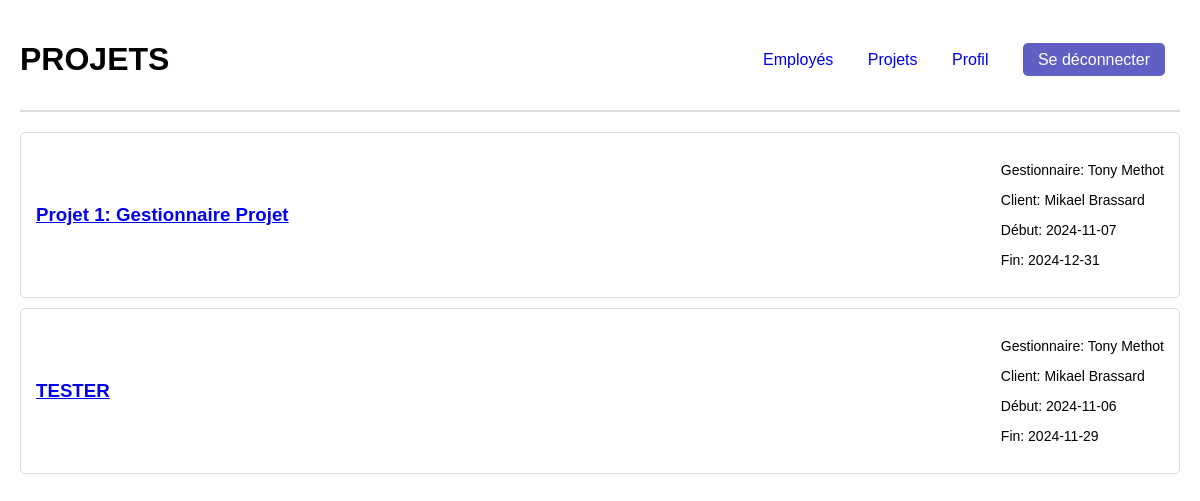
/listeProjets, run on an earlier commit of the app's database.
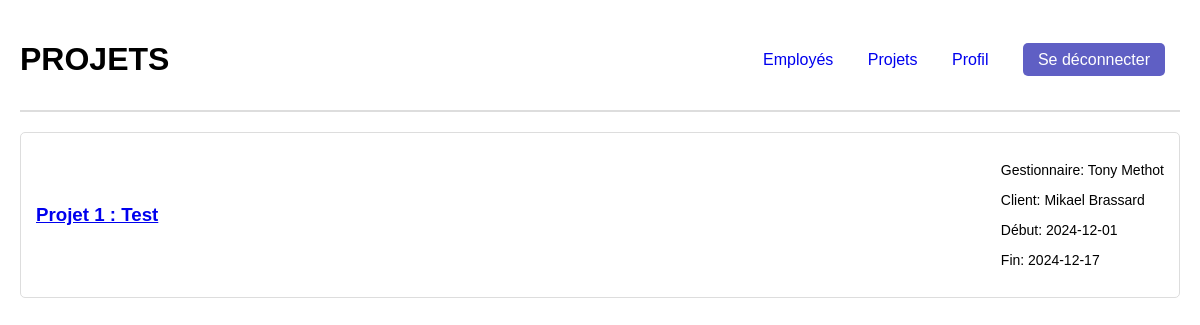
And on a later commit of the database.
### tables this page shows
CREATE TABLE Projet_proj (
    proj_id INTEGER PRIMARY KEY,
    proj_clnt_id INTEGER NOT NULL,
    proj_etat_etat INTEGER NOT NULL,
    proj_emp_id INTEGER NOT NULL,
    proj_nom TEXT NOT NULL,
    proj_dateDebut DATE,
    proj_dateFin DATE,
    proj_isTemplate BOOLEAN,
    FOREIGN KEY (proj_clnt_id) REFERENCES Client_clnt(clnt_id),
    FOREIGN KEY (proj_etat_etat) REFERENCES Etat_etat(etat_id),
    FOREIGN KEY (proj_emp_id) REFERENCES Employee_emp(emp_id)
);

### main.py (the view)
@app.route('/listeProjets', methods=['GET', 'POST'])        ##Définition de l'url d'accueil
def listeProjets():           ##Fonction pour gérer la réaction de la page d'accueil, le titre est dynamique
  projets = get_projets() #Chercher tous les projets dans table Projets de la BD
  return render_template('listeProjets.html', projets = projets)

### main.py (called while the page is built)
def get_projets():
    conn = sqlite3.connect(DB) # Connect to DB
    cursor = conn.cursor()
    query = '''
    SELECT Projet_proj.proj_id AS id,
        Projet_proj.proj_clnt_id AS idClient,
        Projet_proj.proj_etat_etat AS etatProjet,
        Projet_proj.proj_emp_id AS idChef,
        Projet_proj.proj_nom AS nom,
        Projet_proj.proj_dateDebut AS dateDebut,
        Projet_proj.proj_dateFin AS dateFin,
        Client_clnt.clnt_prenom || ' ' || Client_clnt.clnt_nom AS client_name,
        Employee_emp.emp_prenom || ' ' || Employee_emp.emp_nom AS manager_name
    FROM Projet_proj
    LEFT JOIN Client_clnt ON Projet_proj.proj_clnt_id = Client_clnt.clnt_id
    LEFT JOIN Employee_emp ON Projet_proj.proj_emp_id = Employee_emp.emp_id;

    '''
    cursor.execute(query) #Cherche tous les projets dans la table projet
    projets = cursor.fetchall()
    conn.close()
    return projets

### templates/listeProjets.html (shortened to what this page needs)
<!DOCTYPE html>
<html lang="en">
<head>
    <link rel="stylesheet" href="../static/css/listeProjets.css" />
</head>
<body>
    <header>
        <h1>PROJETS</h1>
        <div>
            <nav>
                <a href="employes">Employés</a>
                <a href="listeProjets">Projets</a>
                <a href="profil">Profil</a>
                <a href="/logout" class="logout-button">Se déconnecter</a>
            </nav>
        </div>
    </header>
    <div class="project-list">
        {% for projet in projets %}
        <div class="project-card">
            <a href="{{ url_for('projet', id=projet[0]) }}">
                <h3>{{ projet[4] }}</h3>
            </a>
            <div class="project-info">
                <p>Gestionnaire: {{ projet[8] }}</p>
                <p>Client: {{ projet[7] }}</p>
                <p>Début: {{ projet[5] }}</p>
                <p>Fin: {{ projet[6] }}</p>
            </div>
        </div>
        {% endfor %}
    </div>
</body>
  </body>
</html>

What changed in the data, as far as the page shows it:
removed Projet_proj: proj_nom "TESTER", projet "Tony Methot", projet "Mikael Brassard", proj_dateDebut "2024-11-06", proj_dateFin "2024-11-29"
changed Projet_proj: proj_nom "Projet 1: Gestionnaire Projet" → "Projet 1 : Test"; proj_dateDebut "2024-11-07" → "2024-12-01"; proj_dateFin "2024-12-31" → "2024-12-17"
